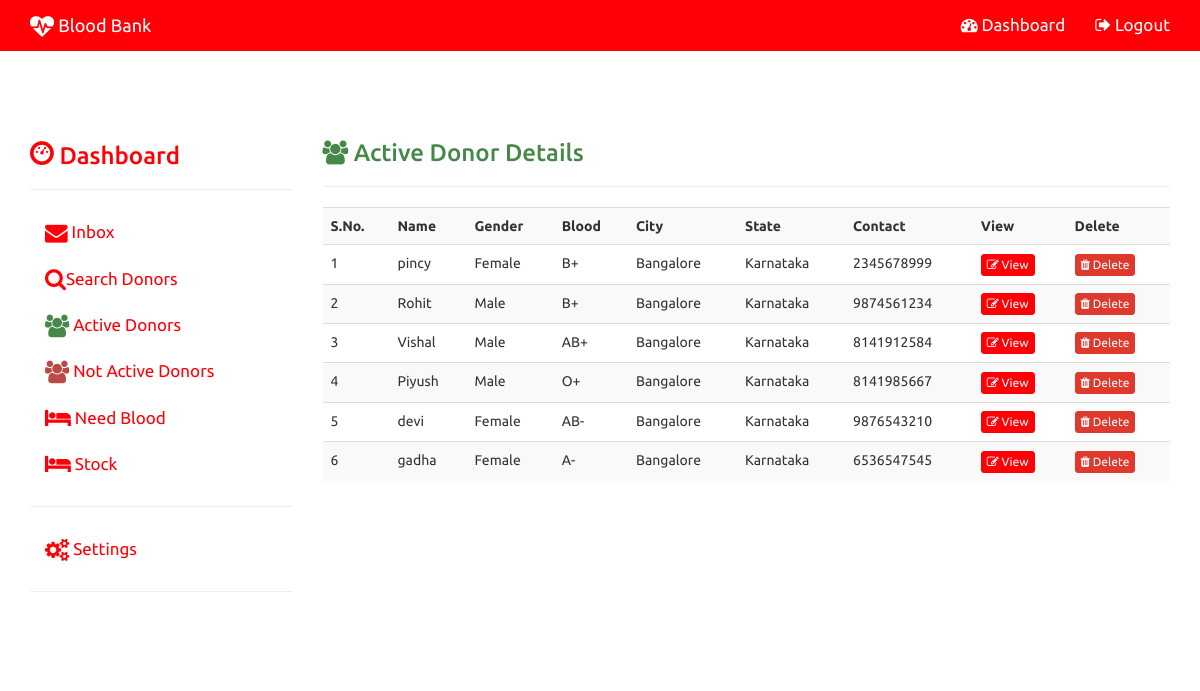
/admin_adonor.php (signed in), run on the app's committed database.
### tables this page shows
CREATE TABLE `blood_donor` (
  `DONOR_ID` int(11) NOT NULL,
  `NAME` varchar(150) NOT NULL,
  `FATHER_NAME` varchar(150) NOT NULL,
  `GENDER` varchar(150) NOT NULL,
  `DOB` date NOT NULL,
  `BLOOD` varchar(150) NOT NULL,
  `BODY_WEIGHT` int(11) NOT NULL,
  `EMAIL` varchar(150) NOT NULL,
  `ADDRESS` text NOT NULL,
  `AREA` varchar(150) NOT NULL,
  `CITY` varchar(150) NOT NULL,
  `PINCODE` int(6) NOT NULL,
  `STATE` varchar(150) NOT NULL,
  `COUNTRY` varchar(150) NOT NULL,
  `CONTACT` varchar(150) NOT NULL,
  `VOLUNTARY` text NOT NULL,
  `VOLUNTARY_GROUP` text NOT NULL,
  `NEW_DONOR` varchar(150) NOT NULL,
  `LAST_D_DATE` date NOT NULL,
  `DONOR_PIC` varchar(150) NOT NULL,
  `STATUS` int(11) NOT NULL
);

### admin_function.php (the view, shortened to what this page needs)
<?php
function load_donor($sql,$con)
{
	echo '
				<table class="table table-striped">
				<tr>
				<th>S.No.</th>
				<th>Name</th>
				<th>Gender</th>
				<th>Blood</th>
				<th>City</th>
				<th>State</th>
				<th>Contact</th>
				<th>View</th>
				<th>Delete</th>
				</tr>';
							$result=$con->query($sql);
							$n=0;
							if($result->num_rows>0)
							{
								while($row=$result->fetch_assoc())
								{
									$n++;
									echo "<tr>";
									echo "<td>".$n."</td>";
									echo "<td>".$row['NAME']."</td>";
									echo "<td>".$row['GENDER']."</td>";
									echo "<td>".$row['BLOOD']."</td>";
									echo "<td>".$row['CITY']."</td>";
									echo "<td>".$row['STATE']."</td>";
									echo "<td>".$row['CONTACT']."</td>";
									echo "<td><a href='admin_view_donor.php?id=".$row['DONOR_ID']."' class='btn btn-primary btn-xs'><i class='fa fa-edit'></i> View</a></td>";
									echo "<td><a href='admin_delete_donor.php?id=".$row['DONOR_ID']."' class='btn btn-danger btn-xs'><i class='fa fa-trash'></i> Delete</a></td>";
									echo "</tr>";
								}
							}
			echo'</table>';
}
?>

### css/modern-business.css (style rules this page uses)
html, body { height: 100%; }
body { padding-top: 50px; }
.navbar-default,.panel-heading,.btn-primary { background-color:#ff0006 !important; border-color:#ff0006 !important; }

### data on the page
blood_donor: NAME "pincy", GENDER "Female", BLOOD "B+", CITY "Bangalore", STATE "Karnataka", CONTACT "2345678999"
blood_donor: NAME "Rohit", GENDER "Male", BLOOD "B+", CITY "Bangalore", STATE "Karnataka", CONTACT "9874561234"
blood_donor: NAME "Vishal", GENDER "Male", BLOOD "AB+", CITY "Bangalore", STATE "Karnataka", CONTACT "8141912584"
blood_donor: NAME "Piyush", GENDER "Male", BLOOD "O+", CITY "Bangalore", STATE "Karnataka", CONTACT "8141985667"
blood_donor: NAME "devi", GENDER "Female", BLOOD "AB-", CITY "Bangalore", STATE "Karnataka", CONTACT "9876543210"
blood_donor: NAME "gadha", GENDER "Female", BLOOD "A-", CITY "Bangalore", STATE "Karnataka", CONTACT "6536547545"
